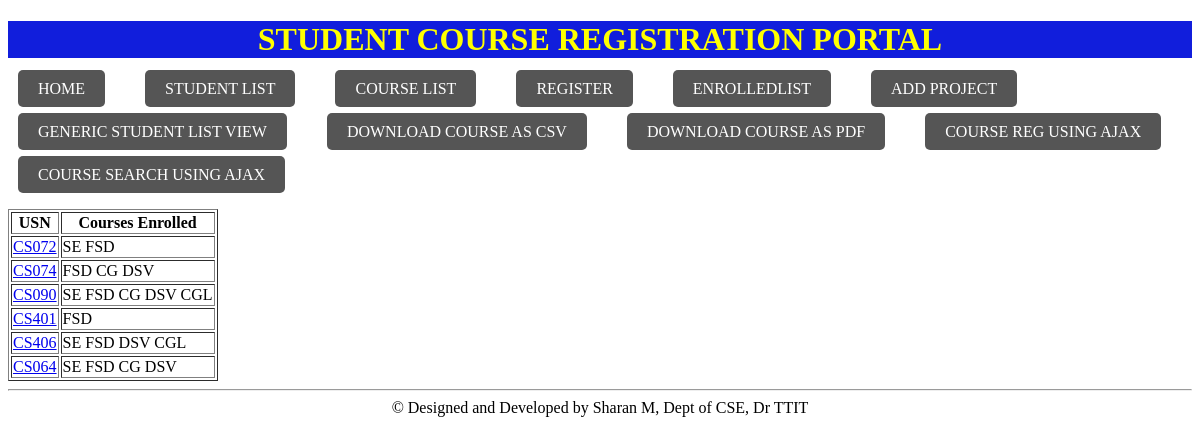
Page /genericlistviewstudent/ on the committed database.
### SregisterApp/models.py (models this page shows, shortened)
class Student(models.Model):
    usn = models.CharField(max_length=10)
    name = models.CharField(max_length=40)
    sem = models.IntegerField()
    courses = models.ManyToManyField(Course, related_name='student_set')

class Course(models.Model):
    courseCode = models.CharField(max_length=10)
    courseName = models.CharField(max_length=50)
    courseCredits = models.IntegerField()

### SregisterApp/views.py (the view)
# urls.py: path('genericlistviewstudent/',StudentListView.as_view()),
class StudentListView(generic.ListView):
    model=Student
    template_name="GenericListViewStudent.html"

### SregisterApp/templates/GenericListViewStudent.html (shortened to what this page needs)
{% extends 'basicTemplate.html' %}
{% block content %}
{% if student_list %}
<table border="1">
    <tr>
        <th>USN</th>
        <th>Courses Enrolled</th>
        </tr>
        {% for student in student_list %}
        <tr>
        <td>
        <a href="/genericdetailedviewstudent/{{student.pk}}">{{student.usn}}</a>
        </td>
        <td>
        {% for course in student.courses.all %}
        <span>{{course.courseName}}</span>
        {% endfor %}
        </td>
        </tr>
        {% endfor %}
        </table>
        {% else %}
        <h1>No Students Enrolled</h1>
        {% endif %}
        {% endblock %}

### rows in the picture
Student: usn "CS072"
Course: courseName "SE"
Course: courseName "FSD"
Student: usn "CS074"
Course: courseName "CG"
Course: courseName "DSV"
Student: usn "CS090"
Course: courseName "CGL"
Student: usn "CS401"
Student: usn "CS406"
Student: usn "CS064"
